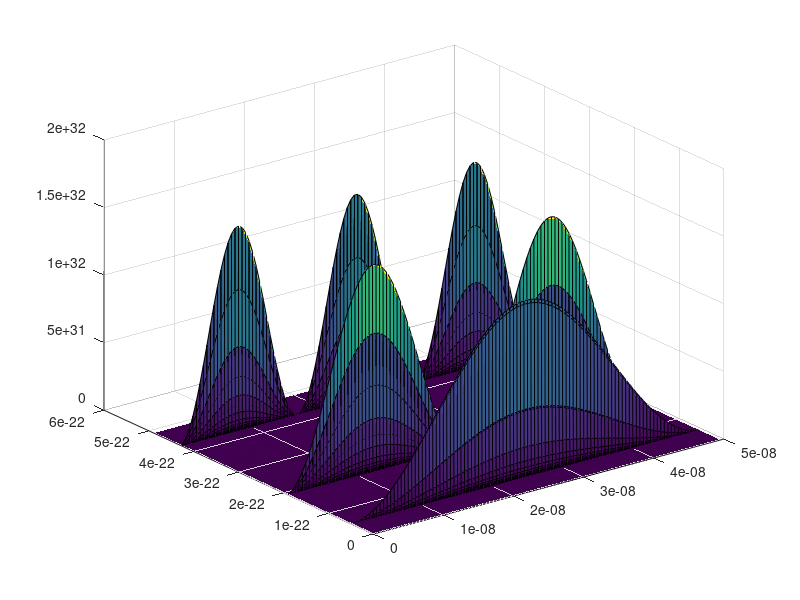

Here is the MATLAB script that generated this plot:
clear all;
close all;
m_e = 9.1e-31;
m = 0.5*m_e;
nm = 1e-9;
e = 1.6e-19;

l = 50*nm;
a = 0.5*nm;

h_bar = 1.0546e-34;
t = h_bar^2 / (2*m * a^2);


%E = 0.1;
n_ges = floor(l/a);
phi = zeros(n_ges,1);

E_min = 0; %E_barrier_max - 0.1;
E_max = 0.01*t; %0.0005*e;
energy_step = E_max/2000;
eta = 1*energy_step;
energies = E_min : energy_step : E_max;
%E_f = 0.1;
%e = 1.6e-19;
%prefactor = 2e15/4.135; % 2e/h oder h_quer

side_diag = ones(n_ges, 1) .*  (-t);
j = 1;
for E=energies
    middle_diag = phi + ones(n_ges,1) .* (2*t);
    H = spdiags([side_diag, middle_diag, side_diag], [1,0,-1], n_ges, n_ges);
    E_i_eta = spdiags(ones(n_ges, 1), [0], n_ges, n_ges) .* (E + 1i*eta);
    matrix = E_i_eta - H;
    %spdiags([side_diag, middle_diag, side_diag], [1,0,-1], n_ges, n_ges );
    G = 1/a .* inv(matrix);
    densities(:, j) = -imag(diag(G));
    j = j+1;
end

x_pos = 0:a:l-a;
p = surf(x_pos(1:n_ges), energies, densities.');